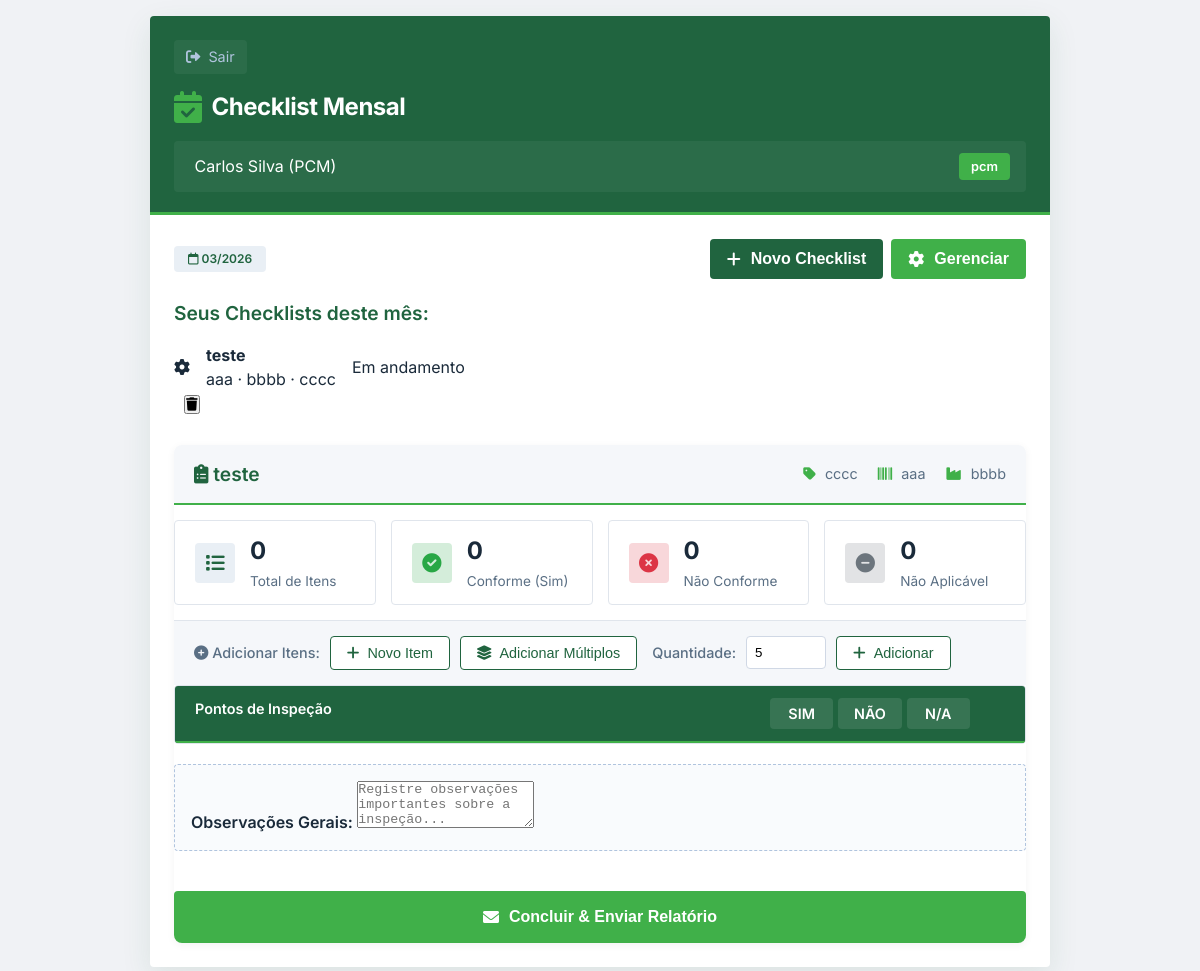
The page /modulo/checklist (signed in) on the database as committed earlier.
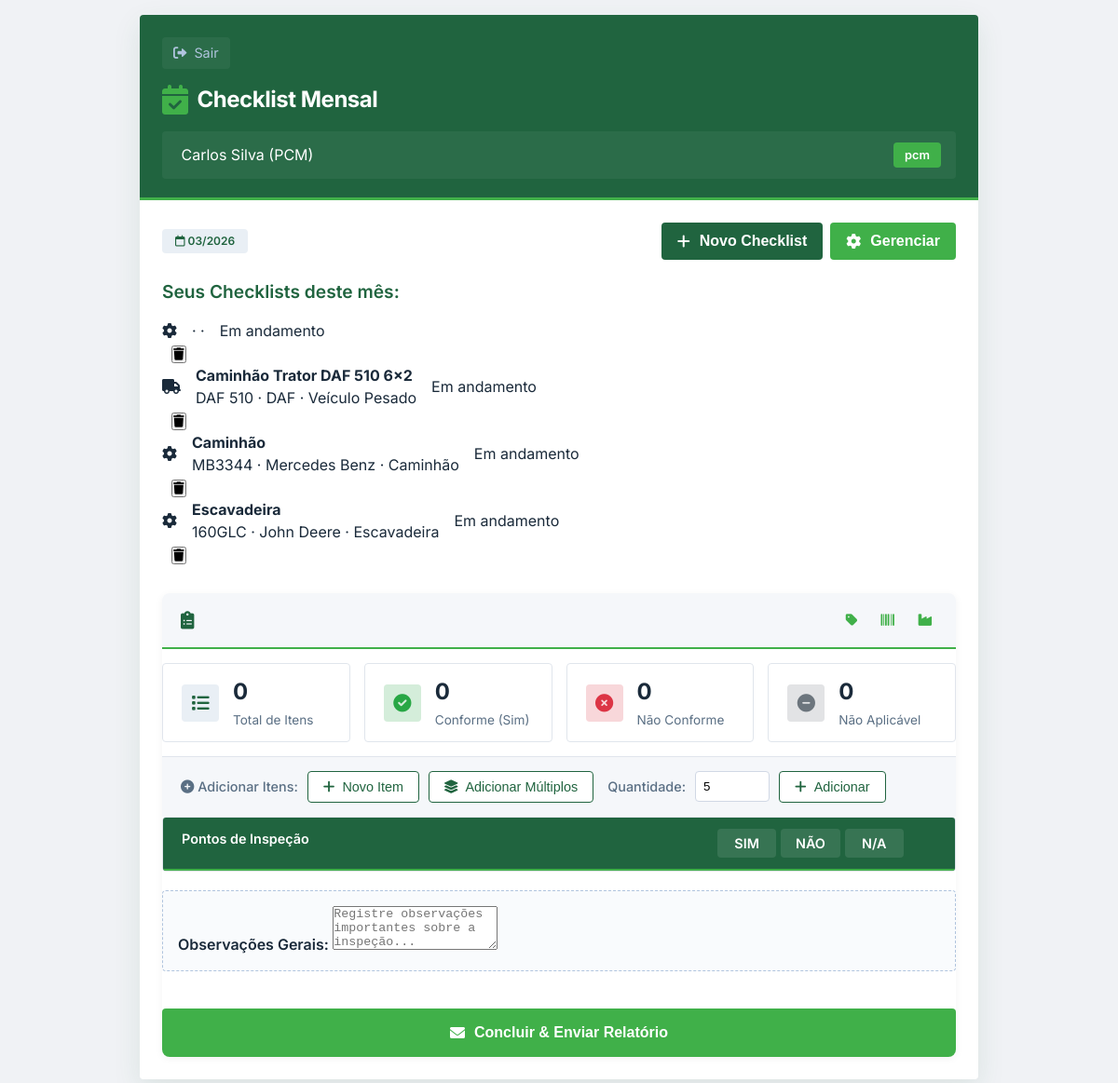
The same page on the database as committed later.
### app.py (models this page shows, shortened)
class Checklist(db.Model):
    __tablename__ = 'checklists'
    id = db.Column(db.Integer, primary_key=True)
    equipamento_id = db.Column(db.Integer, db.ForeignKey('equipamentos.id'))
    mes_ano = db.Column(db.String(7))  # MM/YYYY
    operador_id = db.Column(db.Integer, db.ForeignKey('usuarios.id'))
    status = db.Column(db.String(20), default='pendente')  # 'pendente', 'concluido'
    observacoes = db.Column(db.Text)
    data_execucao = db.Column(db.DateTime)
    equipamento = db.relationship('Equipamento')
    operador = db.relationship('Usuario')

class Equipamento(db.Model):
    __tablename__ = 'equipamentos'
    id = db.Column(db.Integer, primary_key=True)
    nome = db.Column(db.String(100), nullable=False)
    modelo = db.Column(db.String(50))
    fabricante = db.Column(db.String(100))
    tipo = db.Column(db.String(50))
    manual_pdf = db.Column(db.String(200))
    data_cadastro = db.Column(db.DateTime, default=datetime.utcnow)

### app.py (the view)
@app.route('/modulo/checklist')
@login_required
@modulo_required('checklist')
def modulo_checklist():
    usuario = Usuario.query.get(session['usuario_id'])
    data_atual = datetime.now()
    mes_ano = data_atual.strftime('%m/%Y')
    novo = request.args.get('new', type=int)
    checklists = Checklist.query.filter_by(
        operador_id=usuario.id,
        mes_ano=mes_ano
    ).all()
    checklist_id = request.args.get('checklist_id', type=int)
    if novo or not checklists:
        checklist = None
    elif checklist_id:
        checklist = Checklist.query.get(checklist_id)
    else:
        checklist = checklists[0] if checklists else None
    equipamentos = Equipamento.query.all()
    return render_template('modulo_checklist.html',
                         usuario=usuario,
                         checklist=checklist,
                         checklists=checklists,  # Passa a lista completa
                         equipamentos=equipamentos,
                         mes_ano=mes_ano)

### app.py (called while the page is built)
def login_required(f):
    @wraps(f)
    def decorated_function(*args, **kwargs):
        if 'usuario_id' not in session:
            return redirect(url_for('index'))
        return f(*args, **kwargs)
    return decorated_function

def modulo_required(modulo):
    def decorator(f):
        @wraps(f)
        def decorated_function(*args, **kwargs):
            if 'usuario_id' not in session:
                return redirect(url_for('index'))
            usuario = Usuario.query.get(session['usuario_id'])
            if usuario.modulo_acesso != 'todos' and usuario.modulo_acesso != modulo:
                return redirect(url_for('index'))
            return f(*args, **kwargs)
        return decorated_function
    return decorator

### templates/modulo_checklist.html (shortened to what the changed rows need)
<!DOCTYPE html>
<html lang="pt-BR">
<head>
    <link rel="stylesheet" href="https://cdnjs.cloudflare.com/ajax/libs/font-awesome/6.0.0-beta3/css/all.min.css">
    <link rel="stylesheet" href="{{ url_for('static', filename='css/modulo_checklist.css') }}">
</head>
<body>
<div class="app-container">
    <div class="screen">
        <div class="content-padded">
            {% if checklists and checklists|length > 0 and not request.args.get('new') %}
                <div style="margin-bottom: 20px;">
                    {% for chk in checklists %}
                    <div class="equipamento-card" style="cursor: pointer; position: relative;">
                        <div onclick="window.location.href='/modulo/checklist?checklist_id={{ chk.id }}'" style="display: flex; align-items: center; gap: 16px; flex: 1;">
                            <div class="equipamento-icon">
                                {% if 'daf' in chk.equipamento.nome|lower %}
                                <i class="fas fa-truck"></i>
                                {% else %}
                                <i class="fas fa-cog"></i>
                                {% endif %}
                            </div>
                            <div class="equipamento-info">
                                <h4>{{ chk.equipamento.nome }}</h4>
                                <p>{{ chk.equipamento.modelo }} · {{ chk.equipamento.fabricante }} · {{ chk.equipamento.tipo }}</p>
                            </div>
                            <div class="status-badge {% if chk.status == 'pendente' %}status-pendente{% else %}status-concluido{% endif %}">
                                {% if chk.status == 'pendente' %}Em andamento{% else %}Concluído{% endif %}
                            </div>
                        </div>
                        {% if usuario.perfil == 'pcm' %}
                        <div class="equipamento-actions" style="margin-left: 10px;">
                            <button class="action-btn delete" onclick="event.stopPropagation(); confirmarExcluirChecklist({{ chk.id }}, '{{ chk.equipamento.nome }}')" title="Excluir checklist">
                                <i class="fas fa-trash"></i>
                            </button>
                        </div>
                        {% endif %}
                    </div>
                    {% endfor %}
                </div>
            {% endif %}
            {% if checklist %}
                <div class="checklist-container" style="margin-top: 30px;">
                    <div class="checklist-header">
                        <h3><i class="fas fa-clipboard-list"></i> {{ checklist.equipamento.nome }}</h3>
                        <div class="checklist-info">
                            <span><i class="fas fa-tag"></i> {{ checklist.equipamento.tipo }}</span>
                            <span><i class="fas fa-barcode"></i> {{ checklist.equipamento.modelo }}</span>
                            <span><i class="fas fa-industry"></i> {{ checklist.equipamento.fabricante }}</span>
                        </div>
                    </div>
                    <div class="checklist-stats">
                        <div class="stat-card">
                            <div class="stat-icon total">
                                <i class="fas fa-list"></i>
                            </div>
                            <div class="stat-info">
                                <h4>{{ checklist.itens|length }}</h4>
                                <p>Total de Itens</p>
                            </div>
                        </div>
                        <div class="stat-card">
                            <div class="stat-icon sim">
                                <i class="fas fa-check-circle"></i>
                            </div>
                            <div class="stat-info">
                                <h4 id="totalSim">0</h4>
                                <p>Conforme (Sim)</p>
                            </div>
                        </div>
                        <div class="stat-card">
                            <div class="stat-icon nao">
                                <i class="fas fa-times-circle"></i>
                            </div>
                            <div class="stat-info">
                                <h4 id="totalNao">0</h4>
                                <p>Não Conforme</p>
                            </div>
                        </div>
                        <div class="stat-card">
                            <div class="stat-icon na">
                                <i class="fas fa-minus-circle"></i>
                            </div>
                            <div class="stat-info">
                                <h4 id="totalNA">0</h4>
                                <p>Não Aplicável</p>
                            </div>
                        </div>
                    </div>
                    {% if checklist.status == 'pendente' %}
                    <div class="checklist-toolbar">
                        <div class="toolbar-group">
                            <label><i class="fas fa-plus-circle"></i> Adicionar Itens:</label>
                            <button class="toolbar-btn" onclick="abrirModalAdicionarItem()">
                                <i class="fas fa-plus"></i> Novo Item
                            </button>
                            <button class="toolbar-btn" onclick="adicionarLinhasEmBranco()">
                                <i class="fas fa-layer-group"></i> Adicionar Múltiplos
                            </button>
                        </div>
                        <div class="toolbar-group">
                            <label>Quantidade:</label>
                            <input type="number" id="qtdLinhas" min="1" max="20" value="5">
                            <button class="toolbar-btn" onclick="adicionarLinhasEmBranco()">
                                <i class="fas fa-plus"></i> Adicionar
                            </button>
                        </div>
                    </div>
                    {% endif %}
                    <div class="checklist-grid">
                        <div class="checklist-header-row">
                            <div class="checklist-header-item">Pontos de Inspeção</div>
                            <div class="checklist-header-status">
                                <span>SIM</span>
                                <span>NÃO</span>
                                <span>N/A</span>
                            </div>
                            <div class="checklist-header-item"></div>
                        </div>
                    </div>
                    <div class="obs-box" style="margin-top: 20px;">
                        <label style="font-weight:600;">Observações Gerais:</label>
                        <textarea rows="3" id="observacoes" placeholder="Registre observações importantes sobre a inspeção..."
                                  {% if checklist.status == 'concluido' %}readonly{% endif %}>{{ checklist.observacoes or '' }}</textarea>
                    </div>
                    {% if checklist.status == 'pendente' %}
                    <button class="btn" style="background:#40b049; margin-top:20px;" onclick="finalizarChecklist({{ checklist.id }})">
                        <i class="fas fa-envelope"></i> Concluir & Enviar Relatório
                    </button>
                    {% endif %}
                </div>
            {% endif %}
        </div>
    </div>
</div>
</body>
</html>

Rows that differ between the two databases and show on the page:
removed Equipamento: equipamento.nome "teste", equipamento.tipo "cccc", equipamento.modelo "aaa", equipamento.fabricante "bbbb"
shown differently, row unchanged: Checklist (number 1 of 4 on the later page): equipamento.nome "teste" → (not shown); equipamento.modelo "aaa" → (not shown); equipamento.fabricante "bbbb" → (not shown); equipamento.tipo "cccc" → (not shown)
added Checklist: equipamento.nome "Caminhão Trator DAF 510 6x2", equipamento.modelo "DAF 510", equipamento.fabricante "DAF", equipamento.tipo "Veículo Pesado", status "Em andamento"
added Checklist: equipamento.nome "Caminhão", equipamento.modelo "MB3344", equipamento.fabricante "Mercedes Benz", equipamento.tipo "Caminhão", status "Em andamento"
added Checklist: equipamento.nome "Escavadeira", equipamento.modelo "160GLC", equipamento.fabricante "John Deere", equipamento.tipo "Escavadeira", status "Em andamento"
